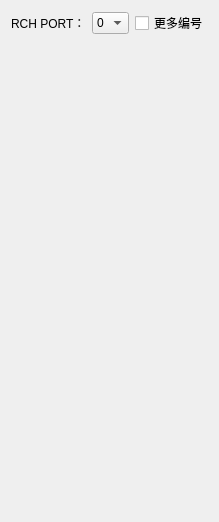
         <widget class="QWidget" name="page_rch">
          <layout class="QVBoxLayout" name="verticalLayout_5">
           <item>
            <layout class="QHBoxLayout" name="horizontalLayout_5">
             <item>
              <widget class="QLabel" name="label_rchPort">
               <property name="sizePolicy">
                <sizepolicy hsizetype="Preferred" vsizetype="Fixed">
                 <horstretch>0</horstretch>
                 <verstretch>0</verstretch>
                </sizepolicy>
               </property>
               <property name="text">
                <string>RCH PORT：</string>
               </property>
               <property name="buddy">
                <cstring>comboBox_memoryPort</cstring>
               </property>
              </widget>
             </item>
             <item>
              <widget class="QComboBox" name="comboBox_rchPort">
               <property name="sizePolicy">
                <sizepolicy hsizetype="Expanding" vsizetype="Fixed">
                 <horstretch>0</horstretch>
                 <verstretch>0</verstretch>
                </sizepolicy>
               </property>
               <item>
                <property name="text">
                 <string>0</string>
                </property>
               </item>
               <item>
                <property name="text">
                 <string>1</string>
                </property>
               </item>
               <item>
                <property name="text">
                 <string>2</string>
                </property>
               </item>
               <item>
                <property name="text">
                 <string>3</string>
                </property>
               </item>
              </widget>
             </item>
             <item>
              <widget class="QCheckBox" name="checkBox_group">
               <property name="text">
                <string>更多编号</string>
               </property>
              </widget>
             </item>
            </layout>
           </item>
           <item>
            <spacer name="verticalSpacer_5">
             <property name="orientation">
              <enum>Qt::Vertical</enum>
             </property>
             <property name="sizeHint" stdset="0">
              <size>
               <width>20</width>
               <height>476</height>
              </size>
             </property>
            </spacer>
           </item>
          </layout>
         </widget>
